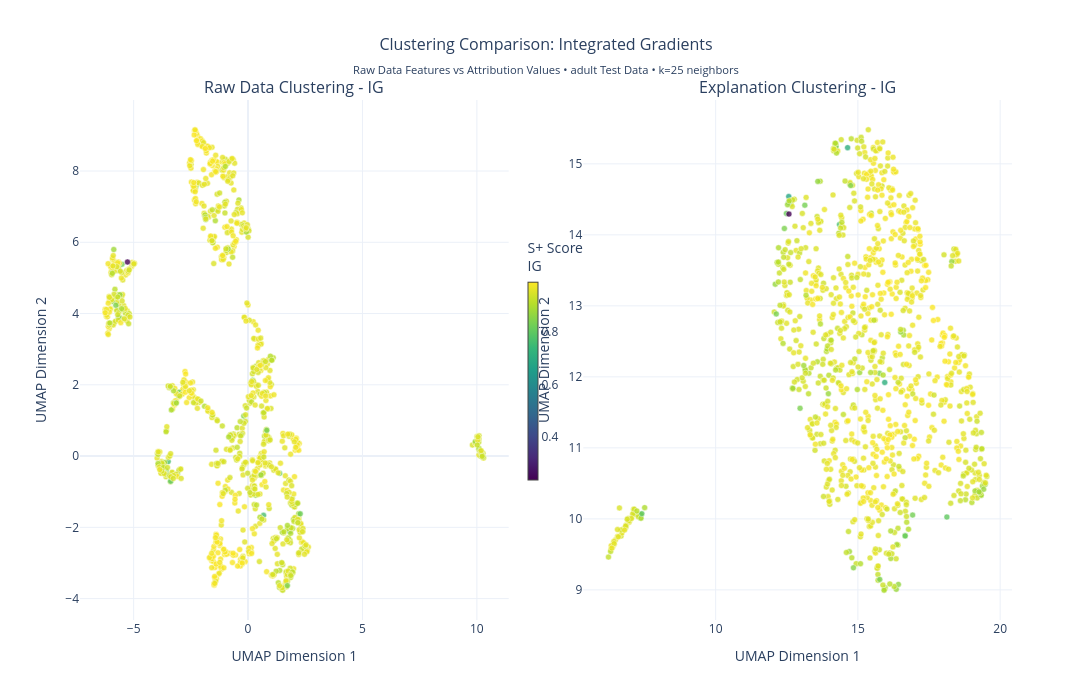
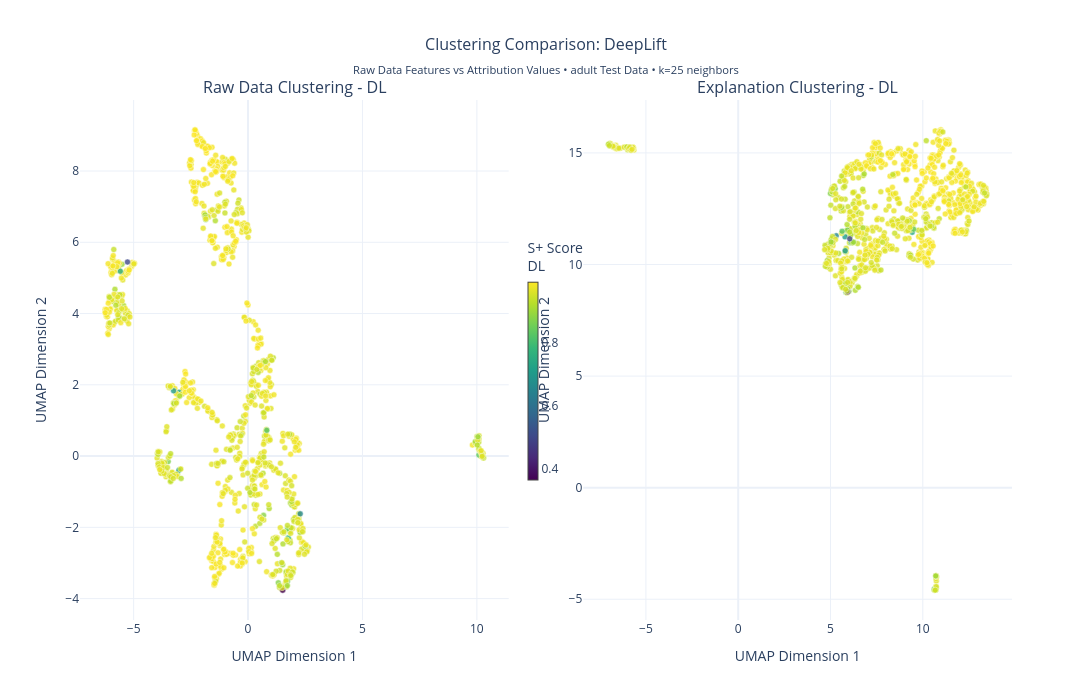
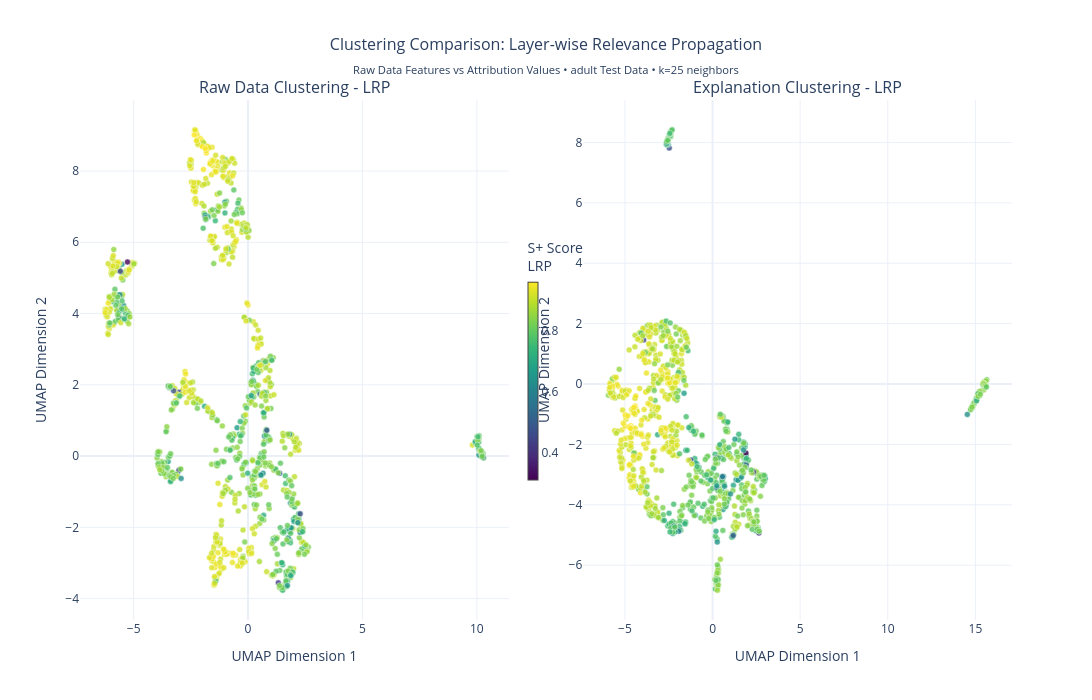
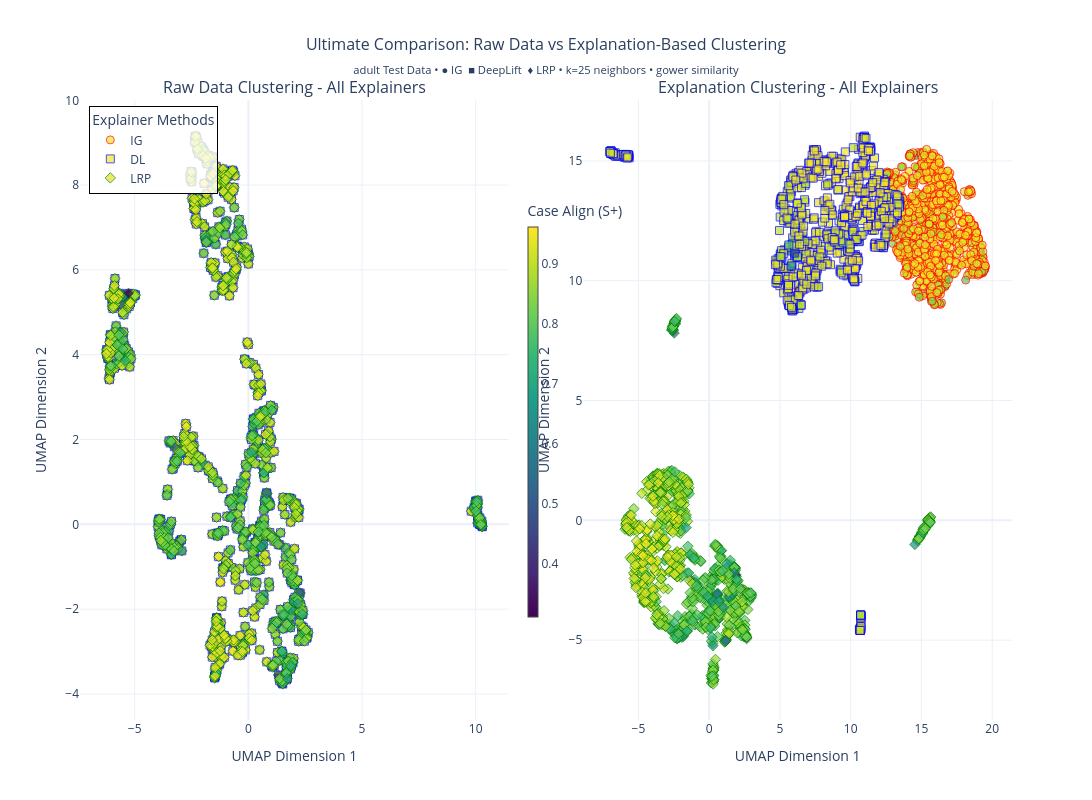

The cell these charts' notebook holds for them, in order:
### Markdown cell above
## Visualization: Case Align Scores in UMAP Space

**What are we visualizing?**
- **Data**: Adult dataset samples (45,222 total: train + validation + test)
- **Explanations**: Integrated Gradients from Captum (feature importance for each prediction)  
- **S+ Scores**: Case alignment robustness measure comparing explanation similarity within neighborhoods
- **UMAP**: 2D projection preserving local neighborhood structure from original 12 features

**Interpretation:**
- **Dark colors (low S+)**: Explanations differ from similar samples → potentially unreliable
- **Bright colors (high S+)**: Explanations align with similar samples → more robust

### Code cell
# Create UMAP visualizations comparing RAW DATA vs EXPLANATION-based clustering
print("Creating UMAP visualizations - RAW DATA vs EXPLANATION-BASED clustering comparison...")
print("="*90)

# First, create individual plots for each explainer showing BOTH approaches side-by-side
for explainer_id in embedding_dfs_raw.keys():
    explainer_name = explainer_names.get(explainer_id, f'Explainer{explainer_id}')
    explainer_full_name = explainer_full_names.get(explainer_id, 'Unknown')
    
    print(f"\n📊 Creating comparison plots for {explainer_name} ({explainer_full_name})")
    
    # Create subplot figure with raw data vs explanations side-by-side
    from plotly.subplots import make_subplots
    
    fig = make_subplots(
        rows=1, cols=2,
        subplot_titles=(f'Raw Data Clustering - {explainer_name}', f'Explanation Clustering - {explainer_name}'),
        horizontal_spacing=0.08
    )
    
    # Raw data plot (left)
    embedding_df_raw = embedding_dfs_raw[explainer_id]
    fig.add_trace(
        go.Scatter(
            x=embedding_df_raw['umap_x'],
            y=embedding_df_raw['umap_y'],
            mode='markers',
            marker=dict(
                size=6,
                color=embedding_df_raw['S_plus'],
                colorscale='Viridis',
                opacity=0.8,
                line=dict(width=0.5, color='white'),
                colorbar=dict(
                    title=f"S+ Score<br>{explainer_name}",
                    thickness=10,
                    len=0.5,
                    x=0.47  # Position between subplots
                )
            ),
            text=embedding_df_raw.apply(
                lambda row: f"S+ Score: {row['S_plus']:.4f}<br>" +
                           f"Clustering: Raw Data Features<br>" +
                           f"Explainer: {row['explainer_name']}<br>" +
                           f"Class: {row['label']}<br>" +
                           f"UMAP: ({row['umap_x']:.2f}, {row['umap_y']:.2f})", 
                axis=1
            ),
            hovertemplate="%{text}<extra></extra>",
            name="Raw Data",
            showlegend=False
        ),
        row=1, col=1
    )
    
    # Explanation plot (right)
    embedding_df_expl = embedding_dfs_expl[explainer_id]
    fig.add_trace(
        go.Scatter(
            x=embedding_df_expl['umap_x'],
            y=embedding_df_expl['umap_y'],
            mode='markers',
            marker=dict(
                size=6,
                color=embedding_df_expl['S_plus'],
                colorscale='Viridis',
                opacity=0.8,
                line=dict(width=0.5, color='white'),
                showscale=False  # Don't show second colorbar
            ),
            text=embedding_df_expl.apply(
                lambda row: f"S+ Score: {row['S_plus']:.4f}<br>" +
                           f"Clustering: Attribution Values<br>" +
                           f"Explainer: {row['explainer_name']}<br>" +
                           f"Class: {row['label']}<br>" +
                           f"UMAP: ({row['umap_x']:.2f}, {row['umap_y']:.2f})", 
                axis=1
            ),
            hovertemplate="%{text}<extra></extra>",
            name="Explanations",
            showlegend=False
        ),
        row=1, col=2
    )
    
    # Update layout
    fig.update_layout(
        title=dict(
            text=f"Clustering Comparison: {explainer_full_name}<br>" +
                 f"<sub>Raw Data Features vs Attribution Values • {DATASET} Test Data • k={K} neighbors</sub>",
            x=0.5,
            font=dict(size=16)
        ),
        width=1600,
        height=700,
        template='plotly_white',
        font=dict(size=12)
    )
    
    # Update axes labels
    fig.update_xaxes(title_text="UMAP Dimension 1", row=1, col=1)
    fig.update_xaxes(title_text="UMAP Dimension 1", row=1, col=2)
    fig.update_yaxes(title_text="UMAP Dimension 2", row=1, col=1)
    fig.update_yaxes(title_text="UMAP Dimension 2", row=1, col=2)
    
    fig.show()
    
    # Print comparison statistics
    print(f"   📈 {explainer_name} Comparison Statistics:")
    raw_stats = embedding_df_raw['S_plus'].describe()
    expl_stats = embedding_df_expl['S_plus'].describe()
    print(f"      S+ scores are identical (same case align calculation): {raw_stats['mean']:.4f} ± {raw_stats['std']:.4f}")
    
    # Calculate spatial correlation between approaches
    from scipy.stats import pearsonr
    raw_coords = embedding_df_raw[['umap_x', 'umap_y']].values
    expl_coords = embedding_df_expl[['umap_x', 'umap_y']].values
    
    # Calculate coordinate correlations
    x_corr, x_p = pearsonr(raw_coords[:, 0], expl_coords[:, 0])
    y_corr, y_p = pearsonr(raw_coords[:, 1], expl_coords[:, 1])
    
    print(f"      Spatial correlation between approaches:")
    print(f"        X-axis: r = {x_corr:.3f} (p = {x_p:.3e})")
    print(f"        Y-axis: r = {y_corr:.3f} (p = {y_p:.3e})")
    
    # Interpret correlation
    if abs(x_corr) > 0.7 and abs(y_corr) > 0.7:
        similarity = "Very similar"
    elif abs(x_corr) > 0.5 and abs(y_corr) > 0.5:
        similarity = "Moderately similar"
    elif abs(x_corr) > 0.3 or abs(y_corr) > 0.3:
        similarity = "Somewhat different"
    else:
        similarity = "Very different"
    
    print(f"        Interpretation: {similarity} spatial arrangements")

print(f"\n" + "="*90)
print(f"📊 COMBINED VISUALIZATION: ALL EXPLAINERS - CLUSTERING APPROACH COMPARISON")
print(f"="*90)

# Create mega-comparison: All explainers with both clustering approaches
fig_mega = make_subplots(
    rows=1, cols=2,
    subplot_titles=('Raw Data Clustering - All Explainers', 'Explanation Clustering - All Explainers'),
    horizontal_spacing=0.08
)

# Define marker symbols and colors for explainers
marker_symbols = {0: 'circle', 1: 'square', 2: 'diamond'}
marker_colors = {0: 'red', 1: 'blue', 2: 'green'}

# Raw data approach (left subplot)
for explainer_id, embedding_df_raw in embedding_dfs_raw.items():
    explainer_name = explainer_names.get(explainer_id, f'Explainer{explainer_id}')
    
    fig_mega.add_trace(
        go.Scatter(
            x=embedding_df_raw['umap_x'],
            y=embedding_df_raw['umap_y'],
            mode='markers',
            marker=dict(
                size=8,
                symbol=marker_symbols[explainer_id],
                color=embedding_df_raw['S_plus'],
                colorscale='Viridis',
                opacity=0.7,
                line=dict(width=1, color=marker_colors[explainer_id]),
                colorbar=dict(
                    title="Case Align (S+)",
                    thickness=10,
                    len=0.7,
                    x=0.47
                ) if explainer_id == 2 else None  # Show colorbar only once
            ),
            text=embedding_df_raw.apply(
                lambda row: f"S+ Score: {row['S_plus']:.4f}<br>" +
                           f"Clustering: Raw Data<br>" +
                           f"Explainer: {row['explainer_name']}<br>" +
                           f"Class: {row['label']}<br>" +
                           f"UMAP: ({row['umap_x']:.2f}, {row['umap_y']:.2f})", 
                axis=1
            ),
            hovertemplate="%{text}<extra></extra>",
            name=f"{explainer_name}",
            legendgroup="raw",
            showlegend=True
        ),
        row=1, col=1
    )

# Explanation approach (right subplot)  
for explainer_id, embedding_df_expl in embedding_dfs_expl.items():
    explainer_name = explainer_names.get(explainer_id, f'Explainer{explainer_id}')
    
    fig_mega.add_trace(
        go.Scatter(
            x=embedding_df_expl['umap_x'],
            y=embedding_df_expl['umap_y'],
            mode='markers',
            marker=dict(
                size=8,
                symbol=marker_symbols[explainer_id],
                color=embedding_df_expl['S_plus'],
                colorscale='Viridis',
                opacity=0.7,
                line=dict(width=1, color=marker_colors[explainer_id]),
                showscale=False
            ),
            text=embedding_df_expl.apply(
                lambda row: f"S+ Score: {row['S_plus']:.4f}<br>" +
                           f"Clustering: Explanations<br>" +
                           f"Explainer: {row['explainer_name']}<br>" +
                           f"Class: {row['label']}<br>" +
                           f"UMAP: ({row['umap_x']:.2f}, {row['umap_y']:.2f})", 
                axis=1
            ),
            hovertemplate="%{text}<extra></extra>",
            name=f"{explainer_name}",
            legendgroup="expl",
            showlegend=False  # Don't duplicate legend
        ),
        row=1, col=2
    )

# Update mega layout
fig_mega.update_layout(
    title=dict(
        text=f"Ultimate Comparison: Raw Data vs Explanation-Based Clustering<br>" +
             f"<sub>{DATASET} Test Data • ● IG  ■ DeepLift  ♦ LRP • k={K} neighbors • {SIM_METRIC} similarity</sub>",
        x=0.5,
        font=dict(size=16)
    ),
    width=1600,
    height=800,
    template='plotly_white',
    font=dict(size=12),
    legend=dict(
        title="Explainer Methods",
        yanchor="top",
        y=0.99,
        xanchor="left",
        x=0.01,
        bgcolor="rgba(255,255,255,0.8)",
        bordercolor="Black",
        borderwidth=1
    )
)

# Update axes
fig_mega.update_xaxes(title_text="UMAP Dimension 1", row=1, col=1)
fig_mega.update_xaxes(title_text="UMAP Dimension 1", row=1, col=2) 
fig_mega.update_yaxes(title_text="UMAP Dimension 2", row=1, col=1)
fig_mega.update_yaxes(title_text="UMAP Dimension 2", row=1, col=2)

fig_mega.show()

print(f"✅ All clustering comparison visualizations created!")
print(f"\n📋 Visualization Summary:")
print(f"   • Individual comparisons: 3 explainers × 2 approaches = 6 plots")
print(f"   • Combined mega-comparison: Raw vs Explanation clustering")
print(f"   • Left panels: Clustering based on raw 12 adult features")
print(f"   • Right panels: Clustering based on attribution/explanation values")
print(f"   • Same S+ scores (robustness) but different spatial arrangements")

print(f"\n💡 Key Research Questions Addressed:")
print(f"   🔍 Do samples with similar features cluster the same as samples with similar explanations?")
print(f"   📊 How does explanation method affect clustering patterns?") 
print(f"   🎯 Are robustness patterns preserved across different clustering approaches?")
print(f"   🚀 Which clustering approach better reveals explanation quality patterns?")

### Figure 1 — Plotly figure (JSON) as saved in the notebook; plotly's stock layout.template omitted (floating-point values rounded to 4 significant figures; data arrays with more than 128 entries replaced by an {"elided": "..."} marker saying what was removed)
{"data": [{"hovertemplate": "%{text}<extra></extra>", "marker": {"color": {"elided": "1000 float values"}, "colorbar": {"len": 0.5, "thickness": 10, "title": {"text": "S+ Score<br>IG"}, "x": 0.47}, "colorscale": [[0, "#440154"], [0.1111, "#482878"], [0.2222, "#3e4989"], [0.3333, "#31688e"], [0.4444, "#26828e"], [0.5556, "#1f9e89"], [0.6667, "#35b779"], [0.7778, "#6ece58"], [0.8889, "#b5de2b"], [1, "#fde725"]], "line": {"color": "white", "width": 0.5}, "opacity": 0.8, "size": 6}, "mode": "markers", "name": "Raw Data", "showlegend": false, "text": {"elided": "1000 str values"}, "type": "scatter", "x": {"elided": "1000 float values"}, "xaxis": "x", "y": {"elided": "1000 float values"}, "yaxis": "y"}, {"hovertemplate": "%{text}<extra></extra>", "marker": {"color": {"elided": "1000 float values"}, "colorscale": [[0, "#440154"], [0.1111, "#482878"], [0.2222, "#3e4989"], [0.3333, "#31688e"], [0.4444, "#26828e"], [0.5556, "#1f9e89"], [0.6667, "#35b779"], [0.7778, "#6ece58"], [0.8889, "#b5de2b"], [1, "#fde725"]], "line": {"color": "white", "width": 0.5}, "opacity": 0.8, "showscale": false, "size": 6}, "mode": "markers", "name": "Explanations", "showlegend": false, "text": {"elided": "1000 str values"}, "type": "scatter", "x": {"elided": "1000 float values"}, "xaxis": "x2", "y": {"elided": "1000 float values"}, "yaxis": "y2"}], "layout": {"annotations": [{"font": {"size": 16}, "showarrow": false, "text": "Raw Data Clustering - IG", "x": 0.23, "xanchor": "center", "xref": "paper", "y": 1, "yanchor": "bottom", "yref": "paper"}, {"font": {"size": 16}, "showarrow": false, "text": "Explanation Clustering - IG", "x": 0.77, "xanchor": "center", "xref": "paper", "y": 1, "yanchor": "bottom", "yref": "paper"}], "font": {"size": 12}, "height": 700, "title": {"font": {"size": 16}, "text": "Clustering Comparison: Integrated Gradients<br><sub>Raw Data Features vs Attribution Values • adult Test Data • k=25 neighbors</sub>", "x": 0.5}, "width": 1600, "xaxis": {"anchor": "y", "domain": [0, 0.46], "title": {"text": "UMAP Dimension 1"}}, "xaxis2": {"anchor": "y2", "domain": [0.54, 1], "title": {"text": "UMAP Dimension 1"}}, "yaxis": {"anchor": "x", "domain": [0, 1], "title": {"text": "UMAP Dimension 2"}}, "yaxis2": {"anchor": "x2", "domain": [0, 1], "title": {"text": "UMAP Dimension 2"}}}}

### Figure 2 — Plotly figure (JSON) as saved in the notebook; plotly's stock layout.template omitted (floating-point values rounded to 4 significant figures; data arrays with more than 128 entries replaced by an {"elided": "..."} marker saying what was removed)
{"data": [{"hovertemplate": "%{text}<extra></extra>", "marker": {"color": {"elided": "1000 float values"}, "colorbar": {"len": 0.5, "thickness": 10, "title": {"text": "S+ Score<br>DL"}, "x": 0.47}, "colorscale": [[0, "#440154"], [0.1111, "#482878"], [0.2222, "#3e4989"], [0.3333, "#31688e"], [0.4444, "#26828e"], [0.5556, "#1f9e89"], [0.6667, "#35b779"], [0.7778, "#6ece58"], [0.8889, "#b5de2b"], [1, "#fde725"]], "line": {"color": "white", "width": 0.5}, "opacity": 0.8, "size": 6}, "mode": "markers", "name": "Raw Data", "showlegend": false, "text": {"elided": "1000 str values"}, "type": "scatter", "x": {"elided": "1000 float values"}, "xaxis": "x", "y": {"elided": "1000 float values"}, "yaxis": "y"}, {"hovertemplate": "%{text}<extra></extra>", "marker": {"color": {"elided": "1000 float values"}, "colorscale": [[0, "#440154"], [0.1111, "#482878"], [0.2222, "#3e4989"], [0.3333, "#31688e"], [0.4444, "#26828e"], [0.5556, "#1f9e89"], [0.6667, "#35b779"], [0.7778, "#6ece58"], [0.8889, "#b5de2b"], [1, "#fde725"]], "line": {"color": "white", "width": 0.5}, "opacity": 0.8, "showscale": false, "size": 6}, "mode": "markers", "name": "Explanations", "showlegend": false, "text": {"elided": "1000 str values"}, "type": "scatter", "x": {"elided": "1000 float values"}, "xaxis": "x2", "y": {"elided": "1000 float values"}, "yaxis": "y2"}], "layout": {"annotations": [{"font": {"size": 16}, "showarrow": false, "text": "Raw Data Clustering - DL", "x": 0.23, "xanchor": "center", "xref": "paper", "y": 1, "yanchor": "bottom", "yref": "paper"}, {"font": {"size": 16}, "showarrow": false, "text": "Explanation Clustering - DL", "x": 0.77, "xanchor": "center", "xref": "paper", "y": 1, "yanchor": "bottom", "yref": "paper"}], "font": {"size": 12}, "height": 700, "title": {"font": {"size": 16}, "text": "Clustering Comparison: DeepLift<br><sub>Raw Data Features vs Attribution Values • adult Test Data • k=25 neighbors</sub>", "x": 0.5}, "width": 1600, "xaxis": {"anchor": "y", "domain": [0, 0.46], "title": {"text": "UMAP Dimension 1"}}, "xaxis2": {"anchor": "y2", "domain": [0.54, 1], "title": {"text": "UMAP Dimension 1"}}, "yaxis": {"anchor": "x", "domain": [0, 1], "title": {"text": "UMAP Dimension 2"}}, "yaxis2": {"anchor": "x2", "domain": [0, 1], "title": {"text": "UMAP Dimension 2"}}}}

### Figure 3 — Plotly figure (JSON) as saved in the notebook; plotly's stock layout.template omitted (floating-point values rounded to 4 significant figures; data arrays with more than 128 entries replaced by an {"elided": "..."} marker saying what was removed)
{"data": [{"hovertemplate": "%{text}<extra></extra>", "marker": {"color": {"elided": "1000 float values"}, "colorbar": {"len": 0.5, "thickness": 10, "title": {"text": "S+ Score<br>LRP"}, "x": 0.47}, "colorscale": [[0, "#440154"], [0.1111, "#482878"], [0.2222, "#3e4989"], [0.3333, "#31688e"], [0.4444, "#26828e"], [0.5556, "#1f9e89"], [0.6667, "#35b779"], [0.7778, "#6ece58"], [0.8889, "#b5de2b"], [1, "#fde725"]], "line": {"color": "white", "width": 0.5}, "opacity": 0.8, "size": 6}, "mode": "markers", "name": "Raw Data", "showlegend": false, "text": {"elided": "1000 str values"}, "type": "scatter", "x": {"elided": "1000 float values"}, "xaxis": "x", "y": {"elided": "1000 float values"}, "yaxis": "y"}, {"hovertemplate": "%{text}<extra></extra>", "marker": {"color": {"elided": "1000 float values"}, "colorscale": [[0, "#440154"], [0.1111, "#482878"], [0.2222, "#3e4989"], [0.3333, "#31688e"], [0.4444, "#26828e"], [0.5556, "#1f9e89"], [0.6667, "#35b779"], [0.7778, "#6ece58"], [0.8889, "#b5de2b"], [1, "#fde725"]], "line": {"color": "white", "width": 0.5}, "opacity": 0.8, "showscale": false, "size": 6}, "mode": "markers", "name": "Explanations", "showlegend": false, "text": {"elided": "1000 str values"}, "type": "scatter", "x": {"elided": "1000 float values"}, "xaxis": "x2", "y": {"elided": "1000 float values"}, "yaxis": "y2"}], "layout": {"annotations": [{"font": {"size": 16}, "showarrow": false, "text": "Raw Data Clustering - LRP", "x": 0.23, "xanchor": "center", "xref": "paper", "y": 1, "yanchor": "bottom", "yref": "paper"}, {"font": {"size": 16}, "showarrow": false, "text": "Explanation Clustering - LRP", "x": 0.77, "xanchor": "center", "xref": "paper", "y": 1, "yanchor": "bottom", "yref": "paper"}], "font": {"size": 12}, "height": 700, "title": {"font": {"size": 16}, "text": "Clustering Comparison: Layer-wise Relevance Propagation<br><sub>Raw Data Features vs Attribution Values • adult Test Data • k=25 neighbors</sub>", "x": 0.5}, "width": 1600, "xaxis": {"anchor": "y", "domain": [0, 0.46], "title": {"text": "UMAP Dimension 1"}}, "xaxis2": {"anchor": "y2", "domain": [0.54, 1], "title": {"text": "UMAP Dimension 1"}}, "yaxis": {"anchor": "x", "domain": [0, 1], "title": {"text": "UMAP Dimension 2"}}, "yaxis2": {"anchor": "x2", "domain": [0, 1], "title": {"text": "UMAP Dimension 2"}}}}

### Figure 4 — Plotly figure (JSON) as saved in the notebook; plotly's stock layout.template omitted (floating-point values rounded to 4 significant figures; data arrays with more than 128 entries replaced by an {"elided": "..."} marker saying what was removed)
{"data": [{"hovertemplate": "%{text}<extra></extra>", "legendgroup": "raw", "marker": {"color": {"elided": "1000 float values"}, "colorscale": [[0, "#440154"], [0.1111, "#482878"], [0.2222, "#3e4989"], [0.3333, "#31688e"], [0.4444, "#26828e"], [0.5556, "#1f9e89"], [0.6667, "#35b779"], [0.7778, "#6ece58"], [0.8889, "#b5de2b"], [1, "#fde725"]], "line": {"color": "red", "width": 1}, "opacity": 0.7, "size": 8, "symbol": "circle"}, "mode": "markers", "name": "IG", "showlegend": true, "text": {"elided": "1000 str values"}, "type": "scatter", "x": {"elided": "1000 float values"}, "xaxis": "x", "y": {"elided": "1000 float values"}, "yaxis": "y"}, {"hovertemplate": "%{text}<extra></extra>", "legendgroup": "raw", "marker": {"color": {"elided": "1000 float values"}, "colorscale": [[0, "#440154"], [0.1111, "#482878"], [0.2222, "#3e4989"], [0.3333, "#31688e"], [0.4444, "#26828e"], [0.5556, "#1f9e89"], [0.6667, "#35b779"], [0.7778, "#6ece58"], [0.8889, "#b5de2b"], [1, "#fde725"]], "line": {"color": "blue", "width": 1}, "opacity": 0.7, "size": 8, "symbol": "square"}, "mode": "markers", "name": "DL", "showlegend": true, "text": {"elided": "1000 str values"}, "type": "scatter", "x": {"elided": "1000 float values"}, "xaxis": "x", "y": {"elided": "1000 float values"}, "yaxis": "y"}, {"hovertemplate": "%{text}<extra></extra>", "legendgroup": "raw", "marker": {"color": {"elided": "1000 float values"}, "colorbar": {"len": 0.7, "thickness": 10, "title": {"text": "Case Align (S+)"}, "x": 0.47}, "colorscale": [[0, "#440154"], [0.1111, "#482878"], [0.2222, "#3e4989"], [0.3333, "#31688e"], [0.4444, "#26828e"], [0.5556, "#1f9e89"], [0.6667, "#35b779"], [0.7778, "#6ece58"], [0.8889, "#b5de2b"], [1, "#fde725"]], "line": {"color": "green", "width": 1}, "opacity": 0.7, "size": 8, "symbol": "diamond"}, "mode": "markers", "name": "LRP", "showlegend": true, "text": {"elided": "1000 str values"}, "type": "scatter", "x": {"elided": "1000 float values"}, "xaxis": "x", "y": {"elided": "1000 float values"}, "yaxis": "y"}, {"hovertemplate": "%{text}<extra></extra>", "legendgroup": "expl", "marker": {"color": {"elided": "1000 float values"}, "colorscale": [[0, "#440154"], [0.1111, "#482878"], [0.2222, "#3e4989"], [0.3333, "#31688e"], [0.4444, "#26828e"], [0.5556, "#1f9e89"], [0.6667, "#35b779"], [0.7778, "#6ece58"], [0.8889, "#b5de2b"], [1, "#fde725"]], "line": {"color": "red", "width": 1}, "opacity": 0.7, "showscale": false, "size": 8, "symbol": "circle"}, "mode": "markers", "name": "IG", "showlegend": false, "text": {"elided": "1000 str values"}, "type": "scatter", "x": {"elided": "1000 float values"}, "xaxis": "x2", "y": {"elided": "1000 float values"}, "yaxis": "y2"}, {"hovertemplate": "%{text}<extra></extra>", "legendgroup": "expl", "marker": {"color": {"elided": "1000 float values"}, "colorscale": [[0, "#440154"], [0.1111, "#482878"], [0.2222, "#3e4989"], [0.3333, "#31688e"], [0.4444, "#26828e"], [0.5556, "#1f9e89"], [0.6667, "#35b779"], [0.7778, "#6ece58"], [0.8889, "#b5de2b"], [1, "#fde725"]], "line": {"color": "blue", "width": 1}, "opacity": 0.7, "showscale": false, "size": 8, "symbol": "square"}, "mode": "markers", "name": "DL", "showlegend": false, "text": {"elided": "1000 str values"}, "type": "scatter", "x": {"elided": "1000 float values"}, "xaxis": "x2", "y": {"elided": "1000 float values"}, "yaxis": "y2"}, {"hovertemplate": "%{text}<extra></extra>", "legendgroup": "expl", "marker": {"color": {"elided": "1000 float values"}, "colorscale": [[0, "#440154"], [0.1111, "#482878"], [0.2222, "#3e4989"], [0.3333, "#31688e"], [0.4444, "#26828e"], [0.5556, "#1f9e89"], [0.6667, "#35b779"], [0.7778, "#6ece58"], [0.8889, "#b5de2b"], [1, "#fde725"]], "line": {"color": "green", "width": 1}, "opacity": 0.7, "showscale": false, "size": 8, "symbol": "diamond"}, "mode": "markers", "name": "LRP", "showlegend": false, "text": {"elided": "1000 str values"}, "type": "scatter", "x": {"elided": "1000 float values"}, "xaxis": "x2", "y": {"elided": "1000 float values"}, "yaxis": "y2"}], "layout": {"annotations": [{"font": {"size": 16}, "showarrow": false, "text": "Raw Data Clustering - All Explainers", "x": 0.23, "xanchor": "center", "xref": "paper", "y": 1, "yanchor": "bottom", "yref": "paper"}, {"font": {"size": 16}, "showarrow": false, "text": "Explanation Clustering - All Explainers", "x": 0.77, "xanchor": "center", "xref": "paper", "y": 1, "yanchor": "bottom", "yref": "paper"}], "font": {"size": 12}, "height": 800, "legend": {"bgcolor": "rgba(255,255,255,0.8)", "bordercolor": "Black", "borderwidth": 1, "title": {"text": "Explainer Methods"}, "x": 0.01, "xanchor": "left", "y": 0.99, "yanchor": "top"}, "title": {"font": {"size": 16}, "text": "Ultimate Comparison: Raw Data vs Explanation-Based Clustering<br><sub>adult Test Data • ● IG  ■ DeepLift  ♦ LRP • k=25 neighbors • gower similarity</sub>", "x": 0.5}, "width": 1600, "xaxis": {"anchor": "y", "domain": [0, 0.46], "title": {"text": "UMAP Dimension 1"}}, "xaxis2": {"anchor": "y2", "domain": [0.54, 1], "title": {"text": "UMAP Dimension 1"}}, "yaxis": {"anchor": "x", "domain": [0, 1], "title": {"text": "UMAP Dimension 2"}}, "yaxis2": {"anchor": "x2", "domain": [0, 1], "title": {"text": "UMAP Dimension 2"}}}}
